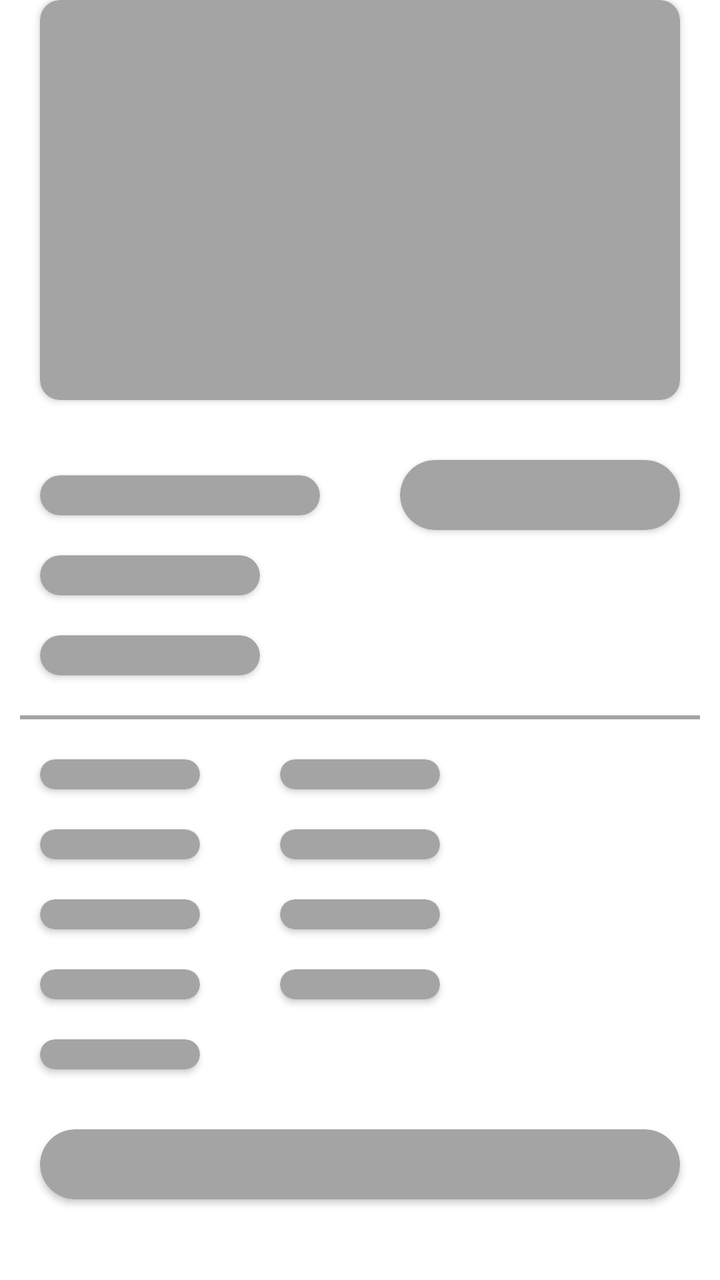
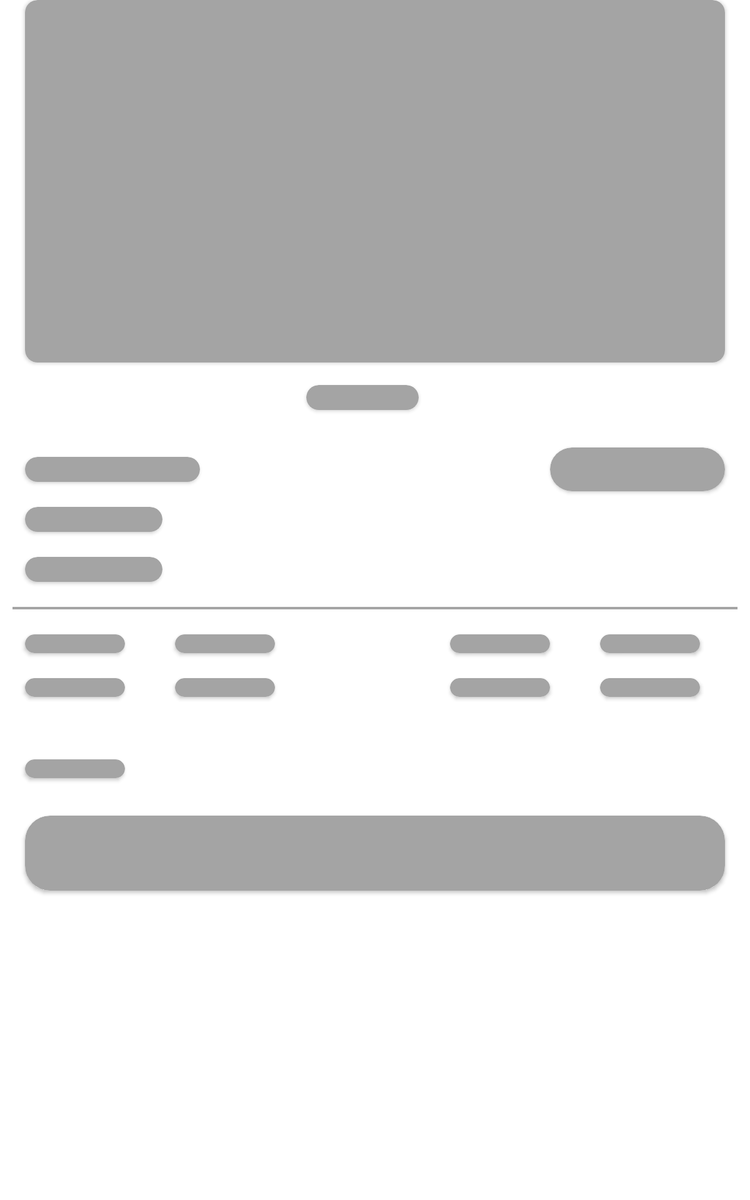

An Android layout and its configuration variant, each rendered on a device that would load it. The default file and the variant file are quoted in full after the pictures.
<!-- AndroidManifest.xml: application theme AppTheme.ActionBarTransparent -->
<!-- res/layout/detail_product_shimmer.xml -->
<?xml version="1.0" encoding="utf-8"?>
<androidx.constraintlayout.widget.ConstraintLayout xmlns:android="http://schemas.android.com/apk/res/android"
    xmlns:app="http://schemas.android.com/apk/res-auto"
    android:layout_width="match_parent"
    android:layout_height="match_parent"
    android:background="@color/white">

    <androidx.cardview.widget.CardView
        android:id="@+id/card_photo"
        android:layout_width="match_parent"
        android:layout_height="200dp"
        android:layout_marginStart="20dp"
        android:layout_marginEnd="20dp"
        app:cardBackgroundColor="@color/light_grey"
        app:cardCornerRadius="10dp"
        app:layout_constraintEnd_toEndOf="parent"
        app:layout_constraintStart_toStartOf="parent"
        app:layout_constraintTop_toTopOf="parent">

    </androidx.cardview.widget.CardView>

    <androidx.cardview.widget.CardView
        android:id="@+id/card_price"
        android:layout_width="140dp"
        android:layout_height="35dp"
        android:layout_marginTop="30dp"
        app:cardBackgroundColor="@color/light_grey"
        app:cardCornerRadius="20dp"
        app:layout_constraintEnd_toEndOf="@id/card_photo"
        app:layout_constraintTop_toBottomOf="@id/card_photo">

    </androidx.cardview.widget.CardView>

    <androidx.cardview.widget.CardView
        android:id="@+id/card_name"
        android:layout_width="140dp"
        android:layout_height="20dp"
        android:layout_marginEnd="20dp"
        app:cardBackgroundColor="@color/light_grey"
        app:cardCornerRadius="10dp"
        app:layout_constraintStart_toStartOf="@id/card_photo"
        app:layout_constraintTop_toTopOf="@id/card_price"
        app:layout_constraintBottom_toBottomOf="@id/card_price">

    </androidx.cardview.widget.CardView>

    <androidx.cardview.widget.CardView
        android:id="@+id/card_rate"
        android:layout_width="110dp"
        android:layout_height="20dp"
        android:layout_marginTop="20dp"
        android:layout_marginEnd="20dp"
        app:cardBackgroundColor="@color/light_grey"
        app:cardCornerRadius="10dp"
        app:layout_constraintStart_toStartOf="@id/card_photo"
        app:layout_constraintTop_toBottomOf="@id/card_name">

    </androidx.cardview.widget.CardView>

    <androidx.cardview.widget.CardView
        android:id="@+id/card_detail_product"
        android:layout_width="110dp"
        android:layout_height="20dp"
        android:layout_marginTop="20dp"
        android:layout_marginEnd="20dp"
        app:cardBackgroundColor="@color/light_grey"
        app:cardCornerRadius="10dp"
        app:layout_constraintStart_toStartOf="@id/card_rate"
        app:layout_constraintTop_toBottomOf="@id/card_rate">

    </androidx.cardview.widget.CardView>

    <View
        android:id="@+id/line"
        android:layout_width="match_parent"
        android:layout_height="2dp"
        android:layout_marginStart="10dp"
        android:layout_marginTop="20dp"
        android:layout_marginEnd="10dp"
        android:background="@color/light_grey"
        app:layout_constraintTop_toBottomOf="@id/card_detail_product" />

    <androidx.cardview.widget.CardView
        android:id="@+id/card_stock"
        android:layout_width="80dp"
        android:layout_height="15dp"
        android:layout_marginTop="20dp"
        android:layout_marginEnd="20dp"
        app:cardBackgroundColor="@color/light_grey"
        app:cardCornerRadius="10dp"
        app:layout_constraintStart_toStartOf="@id/card_detail_product"
        app:layout_constraintTop_toBottomOf="@id/line">
    </androidx.cardview.widget.CardView>

    <androidx.cardview.widget.CardView
        android:id="@+id/card_stock_value"
        android:layout_width="80dp"
        android:layout_height="15dp"
        android:layout_marginTop="20dp"
        android:layout_marginStart="40dp"
        app:cardBackgroundColor="@color/light_grey"
        app:cardCornerRadius="10dp"
        app:layout_constraintStart_toEndOf="@id/card_stock"
        app:layout_constraintTop_toBottomOf="@id/line">
    </androidx.cardview.widget.CardView>

    <androidx.cardview.widget.CardView
        android:id="@+id/card_size"
        android:layout_width="80dp"
        android:layout_height="15dp"
        android:layout_marginTop="20dp"
        android:layout_marginEnd="20dp"
        app:cardBackgroundColor="@color/light_grey"
        app:cardCornerRadius="10dp"
        app:layout_constraintStart_toStartOf="@id/card_stock"
        app:layout_constraintTop_toBottomOf="@id/card_stock">
    </androidx.cardview.widget.CardView>

    <androidx.cardview.widget.CardView
        android:id="@+id/card_size_value"
        android:layout_width="80dp"
        android:layout_height="15dp"
        android:layout_marginTop="20dp"
        android:layout_marginStart="40dp"
        app:cardBackgroundColor="@color/light_grey"
        app:cardCornerRadius="10dp"
        app:layout_constraintStart_toEndOf="@id/card_size"
        app:layout_constraintTop_toBottomOf="@id/card_stock_value">
    </androidx.cardview.widget.CardView>

    <androidx.cardview.widget.CardView
        android:id="@+id/card_weight"
        android:layout_width="80dp"
        android:layout_height="15dp"
        android:layout_marginTop="20dp"
        android:layout_marginEnd="20dp"
        app:cardBackgroundColor="@color/light_grey"
        app:cardCornerRadius="10dp"
        app:layout_constraintStart_toStartOf="@id/card_size"
        app:layout_constraintTop_toBottomOf="@id/card_size">
    </androidx.cardview.widget.CardView>

    <androidx.cardview.widget.CardView
        android:id="@+id/card_weight_value"
        android:layout_width="80dp"
        android:layout_height="15dp"
        android:layout_marginTop="20dp"
        android:layout_marginStart="40dp"
        app:cardBackgroundColor="@color/light_grey"
        app:cardCornerRadius="10dp"
        app:layout_constraintStart_toEndOf="@id/card_weight"
        app:layout_constraintTop_toBottomOf="@id/card_size_value">
    </androidx.cardview.widget.CardView>

    <androidx.cardview.widget.CardView
        android:id="@+id/card_type"
        android:layout_width="80dp"
        android:layout_height="15dp"
        android:layout_marginTop="20dp"
        android:layout_marginEnd="20dp"
        app:cardBackgroundColor="@color/light_grey"
        app:cardCornerRadius="10dp"
        app:layout_constraintStart_toStartOf="@id/card_weight"
        app:layout_constraintTop_toBottomOf="@id/card_weight">
    </androidx.cardview.widget.CardView>

    <androidx.cardview.widget.CardView
        android:id="@+id/card_type_value"
        android:layout_width="80dp"
        android:layout_height="15dp"
        android:layout_marginTop="20dp"
        android:layout_marginStart="40dp"
        app:cardBackgroundColor="@color/light_grey"
        app:cardCornerRadius="10dp"
        app:layout_constraintStart_toEndOf="@id/card_type"
        app:layout_constraintTop_toBottomOf="@id/card_weight_value">
    </androidx.cardview.widget.CardView>

    <androidx.cardview.widget.CardView
        android:id="@+id/card_desc"
        android:layout_width="80dp"
        android:layout_height="15dp"
        android:layout_marginTop="20dp"
        android:layout_marginEnd="20dp"
        app:cardBackgroundColor="@color/light_grey"
        app:cardCornerRadius="10dp"
        app:layout_constraintStart_toStartOf="@id/card_type"
        app:layout_constraintTop_toBottomOf="@id/card_type">
    </androidx.cardview.widget.CardView>

    <androidx.cardview.widget.CardView
        android:id="@+id/card_bottom"
        android:layout_width="0dp"
        android:layout_height="35dp"
        android:layout_marginTop="30dp"
        app:cardBackgroundColor="@color/light_grey"
        app:cardCornerRadius="20dp"
        app:layout_constraintEnd_toEndOf="@id/card_price"
        app:layout_constraintStart_toStartOf="@id/card_desc"
        app:layout_constraintTop_toBottomOf="@id/card_desc">

    </androidx.cardview.widget.CardView>


</androidx.constraintlayout.widget.ConstraintLayout>
<!-- resources referenced by this layout -->
<resources>
  <color name="light_grey">#A4A4A4</color>
  <color name="white">#FFFFFFFF</color>
  <style name="AppTheme.ActionBarTransparent" parent="Theme.ECommerce_Rifqi">
          <item name="windowActionBar">true</item>
          <item name="windowNoTitle">true</item>
          <item name="windowActionBarOverlay">false</item>
          <item name="android:statusBarColor">@color/pink</item>
  
          <item name="bottomSheetDialogTheme">@style/AppBottomSheetDialogTheme</item>
      </style>
  <style name="Theme.ECommerce_Rifqi" parent="Theme.MaterialComponents.DayNight.DarkActionBar">
          
          <item name="colorPrimary">@color/pink</item>
          <item name="colorPrimaryVariant">@color/pink2</item>
          <item name="colorOnPrimary">@color/white</item>
          
          <item name="colorSecondary">@color/teal_200</item>
          <item name="colorSecondaryVariant">@color/teal_700</item>
          <item name="colorOnSecondary">@color/black</item>
          
          <item name="android:statusBarColor">?attr/colorPrimaryVariant</item>
  
  
          
      </style>
  <color name="pink">#FFC7CD</color>
  <style name="AppBottomSheetDialogTheme" parent="Theme.Design.Light.BottomSheetDialog">
          <item name="bottomSheetStyle">@style/AppModelStyle</item>
      </style>
  <color name="pink2">#EB848E</color>
  <color name="teal_200">#FF03DAC5</color>
  <color name="teal_700">#FF018786</color>
  <color name="black">#FF000000</color>
  <style name="AppModelStyle" parent="Widget.Design.BottomSheet.Modal">
          <item name="android:background">@drawable/bg_card</item>
      </style>
  <!-- drawable bg_card (drawable) -->
  <?xml version="1.0" encoding="utf-8"?>
  <shape android:shape="rectangle" xmlns:android="http://schemas.android.com/apk/res/android">
  
      <solid android:color="@color/white"/>
      <corners android:topLeftRadius="30dp" android:topRightRadius="30dp"/>
  
  </shape>
</resources>
<!-- res/layout-sw600dp/detail_product_shimmer.xml (the repository's variant of the layout above) -->
<!-- drawn on a 7-inch tablet held upright -->
<?xml version="1.0" encoding="utf-8"?>
<androidx.constraintlayout.widget.ConstraintLayout
    xmlns:android="http://schemas.android.com/apk/res/android"
    xmlns:app="http://schemas.android.com/apk/res-auto"
    android:layout_width="match_parent"
    android:layout_height="match_parent"
    android:background="@color/white">

    <androidx.cardview.widget.CardView
        android:id="@+id/card_photo"
        android:layout_width="match_parent"
        android:layout_height="290dp"
        android:layout_marginStart="20dp"
        android:layout_marginEnd="20dp"
        app:cardBackgroundColor="@color/light_grey"
        app:cardCornerRadius="10dp"
        app:layout_constraintEnd_toEndOf="parent"
        app:layout_constraintStart_toStartOf="parent"
        app:layout_constraintTop_toTopOf="parent"/>

    <androidx.cardview.widget.CardView
        android:id="@+id/card_indicator"
        android:layout_width="90dp"
        android:layout_height="20dp"
        android:layout_marginEnd="20dp"
        android:layout_marginTop="18dp"
        app:cardBackgroundColor="@color/light_grey"
        app:cardCornerRadius="10dp"
        app:layout_constraintEnd_toEndOf="parent"
        app:layout_constraintStart_toStartOf="parent"
        app:layout_constraintTop_toBottomOf="@id/card_photo"
        app:layout_constraintBottom_toTopOf="@id/card_price">

    </androidx.cardview.widget.CardView>

    <androidx.cardview.widget.CardView
        android:id="@+id/card_price"
        android:layout_width="140dp"
        android:layout_height="35dp"
        android:layout_marginTop="30dp"
        app:cardBackgroundColor="@color/light_grey"
        app:cardCornerRadius="20dp"
        app:layout_constraintEnd_toEndOf="@id/card_photo"
        app:layout_constraintTop_toBottomOf="@id/card_indicator">

    </androidx.cardview.widget.CardView>

    <androidx.cardview.widget.CardView
        android:id="@+id/card_name"
        android:layout_width="140dp"
        android:layout_height="20dp"
        android:layout_marginEnd="20dp"
        app:cardBackgroundColor="@color/light_grey"
        app:cardCornerRadius="10dp"
        app:layout_constraintStart_toStartOf="@id/card_photo"
        app:layout_constraintTop_toTopOf="@id/card_price"
        app:layout_constraintBottom_toBottomOf="@id/card_price">

    </androidx.cardview.widget.CardView>

    <androidx.cardview.widget.CardView
        android:id="@+id/card_rate"
        android:layout_width="110dp"
        android:layout_height="20dp"
        android:layout_marginTop="20dp"
        android:layout_marginEnd="20dp"
        app:cardBackgroundColor="@color/light_grey"
        app:cardCornerRadius="10dp"
        app:layout_constraintStart_toStartOf="@id/card_photo"
        app:layout_constraintTop_toBottomOf="@id/card_name">

    </androidx.cardview.widget.CardView>

    <androidx.cardview.widget.CardView
        android:id="@+id/card_detail_product"
        android:layout_width="110dp"
        android:layout_height="20dp"
        android:layout_marginTop="20dp"
        android:layout_marginEnd="20dp"
        app:cardBackgroundColor="@color/light_grey"
        app:cardCornerRadius="10dp"
        app:layout_constraintStart_toStartOf="@id/card_rate"
        app:layout_constraintTop_toBottomOf="@id/card_rate">

    </androidx.cardview.widget.CardView>

    <View
        android:id="@+id/line"
        android:layout_width="match_parent"
        android:layout_height="2dp"
        android:layout_marginStart="10dp"
        android:layout_marginTop="20dp"
        android:layout_marginEnd="10dp"
        android:background="@color/light_grey"
        app:layout_constraintTop_toBottomOf="@id/card_detail_product" />

    <androidx.cardview.widget.CardView
        android:id="@+id/card_stock"
        android:layout_width="80dp"
        android:layout_height="15dp"
        android:layout_marginTop="20dp"
        android:layout_marginEnd="20dp"
        app:cardBackgroundColor="@color/light_grey"
        app:cardCornerRadius="10dp"
        app:layout_constraintStart_toStartOf="@id/card_detail_product"
        app:layout_constraintTop_toBottomOf="@id/line">
    </androidx.cardview.widget.CardView>

    <androidx.cardview.widget.CardView
        android:id="@+id/card_stock_value"
        android:layout_width="80dp"
        android:layout_height="15dp"
        android:layout_marginTop="20dp"
        android:layout_marginStart="40dp"
        app:cardBackgroundColor="@color/light_grey"
        app:cardCornerRadius="10dp"
        app:layout_constraintStart_toEndOf="@id/card_stock"
        app:layout_constraintTop_toBottomOf="@id/line">
    </androidx.cardview.widget.CardView>

    <androidx.cardview.widget.CardView
        android:id="@+id/card_size"
        android:layout_width="80dp"
        android:layout_height="15dp"
        android:layout_marginTop="20dp"
        android:layout_marginEnd="20dp"
        app:cardBackgroundColor="@color/light_grey"
        app:cardCornerRadius="10dp"
        app:layout_constraintStart_toStartOf="@id/card_stock"
        app:layout_constraintTop_toBottomOf="@id/card_stock">
    </androidx.cardview.widget.CardView>

    <androidx.cardview.widget.CardView
        android:id="@+id/card_size_value"
        android:layout_width="80dp"
        android:layout_height="15dp"
        android:layout_marginTop="20dp"
        android:layout_marginStart="40dp"
        app:cardBackgroundColor="@color/light_grey"
        app:cardCornerRadius="10dp"
        app:layout_constraintStart_toEndOf="@id/card_size"
        app:layout_constraintTop_toBottomOf="@id/card_stock_value">
    </androidx.cardview.widget.CardView>

    <androidx.cardview.widget.CardView
        android:id="@+id/card_weight_value"
        android:layout_width="80dp"
        android:layout_height="15dp"
        android:layout_marginTop="20dp"
        android:layout_marginEnd="20dp"
        app:cardBackgroundColor="@color/light_grey"
        app:cardCornerRadius="10dp"
        app:layout_constraintEnd_toEndOf="@id/card_price"
        app:layout_constraintTop_toBottomOf="@id/line">
    </androidx.cardview.widget.CardView>

    <androidx.cardview.widget.CardView
        android:id="@+id/card_weight"
        android:layout_width="80dp"
        android:layout_height="15dp"
        android:layout_marginTop="20dp"
        android:layout_marginEnd="40dp"
        app:cardBackgroundColor="@color/light_grey"
        app:cardCornerRadius="10dp"
        app:layout_constraintEnd_toStartOf="@id/card_weight_value"
        app:layout_constraintTop_toBottomOf="@id/line">
    </androidx.cardview.widget.CardView>

    <androidx.cardview.widget.CardView
        android:id="@+id/card_type_value"
        android:layout_width="80dp"
        android:layout_height="15dp"
        android:layout_marginTop="20dp"
        android:layout_marginEnd="20dp"
        app:cardBackgroundColor="@color/light_grey"
        app:cardCornerRadius="10dp"
        app:layout_constraintEnd_toEndOf="@id/card_price"
        app:layout_constraintTop_toBottomOf="@id/card_weight">
    </androidx.cardview.widget.CardView>

    <androidx.cardview.widget.CardView
        android:id="@+id/card_type"
        android:layout_width="80dp"
        android:layout_height="15dp"
        android:layout_marginTop="20dp"
        android:layout_marginEnd="40dp"
        app:cardBackgroundColor="@color/light_grey"
        app:cardCornerRadius="10dp"
        app:layout_constraintEnd_toStartOf="@id/card_weight_value"
        app:layout_constraintTop_toBottomOf="@id/card_weight">
    </androidx.cardview.widget.CardView>

    <androidx.cardview.widget.CardView
        android:id="@+id/card_desc"
        android:layout_width="80dp"
        android:layout_height="15dp"
        android:layout_marginTop="50dp"
        android:layout_marginEnd="20dp"
        app:cardBackgroundColor="@color/light_grey"
        app:cardCornerRadius="10dp"
        app:layout_constraintStart_toStartOf="@id/card_size"
        app:layout_constraintTop_toBottomOf="@id/card_size">
    </androidx.cardview.widget.CardView>

    <androidx.cardview.widget.CardView
        android:id="@+id/card_bottom"
        android:layout_width="0dp"
        android:layout_height="60dp"
        android:layout_marginTop="30dp"
        app:cardBackgroundColor="@color/light_grey"
        app:cardCornerRadius="20dp"
        app:layout_constraintEnd_toEndOf="@id/card_price"
        app:layout_constraintStart_toStartOf="@id/card_desc"
        app:layout_constraintTop_toBottomOf="@id/card_desc">

    </androidx.cardview.widget.CardView>


</androidx.constraintlayout.widget.ConstraintLayout>
